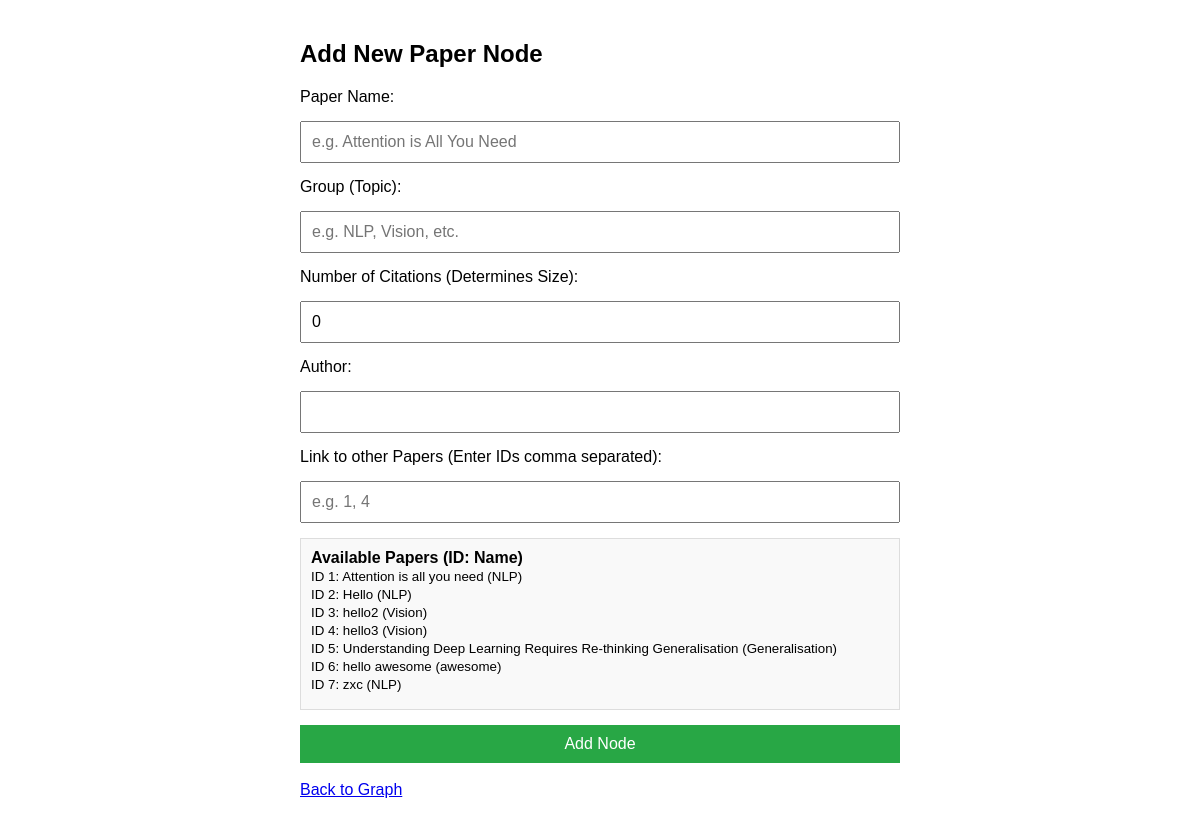
Page /add on the committed database.
### app.py (models this page shows, shortened)
class Paper(db.Model):
    id = db.Column(db.Integer, primary_key=True)
    name = db.Column(db.String(100), nullable=False)
    group_name = db.Column(db.String(50), nullable=False)
    citations = db.Column(db.Integer, default=0)
    author = db.Column(db.String(100))
    links = db.relationship('Paper',
                            secondary=paper_links,
                            primaryjoin=id==paper_links.c.from_paper_id,
                            secondaryjoin=id==paper_links.c.to_paper_id,
                            backref='linked_by')

### app.py (the view, shortened to what this page needs)
@app.route('/add', methods=['GET', 'POST'])
def add_node():
    existing_papers = Paper.query.all()
    return render_template('add_node.html', papers=existing_papers)

### templates/add_node.html (shortened to what this page needs)
<!DOCTYPE html>
<html lang="en">
<head>
</head>
<body>
    <h2>Add New Paper Node</h2>
    <form action="/add" method="POST">
        <label>Paper Name:</label>
        <input type="text" name="name" required placeholder="e.g. Attention is All You Need">
        <label>Group (Topic):</label>
        <input type="text" name="group" required placeholder="e.g. NLP, Vision, etc.">
        <label>Number of Citations (Determines Size):</label>
        <input type="number" name="citations" value="0" required>
        <label>Author:</label>
        <input type="text" name="author" required>
        <label>Link to other Papers (Enter IDs comma separated):</label>
        <input type="text" name="links" placeholder="e.g. 1, 4">
        <div class="paper-list">
            <strong>Available Papers (ID: Name)</strong><br>
            {% for paper in papers %}
                <small>ID {{ paper.id }}: {{ paper.name }} ({{ paper.group_name }})</small><br>
            {% endfor %}
        </div>
        <button type="submit">Add Node</button>
    </form>
    <br>
    <a href="/">Back to Graph</a>
</body>
</html>

### templates/add_node.html (style rules this page uses)
body { font-family: sans-serif; padding: 20px; max-width: 600px; margin: auto; }
form { display: flex; flex-direction: column; gap: 15px; }
input, button { padding: 10px; font-size: 16px; }
button { background: #28a745; color: white; border: none; cursor: pointer; }
.paper-list { background: #f9f9f9; padding: 10px; border: 1px solid #ddd; height: 150px; overflow-y: scroll; }

### rows in the picture
Paper: id "1", name "Attention is all you need", group_name "NLP"
Paper: id "2", name "Hello", group_name "NLP"
Paper: id "3", name "hello2", group_name "Vision"
Paper: id "4", name "hello3", group_name "Vision"
Paper: id "5", name "Understanding Deep Learning Requires Re-thinking Generalisation", group_name "Generalisation"
Paper: id "6", name "hello awesome", group_name "awesome"
Paper: id "7", name "zxc", group_name "NLP"
